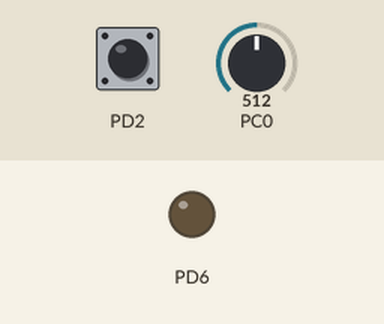
This program was run on a simulated ATmega328P, built with avr-gcc and emulated at 16 MHz. Parts: output pins drawn as LEDs (lit = HIGH). Inputs (shaded band) come from the test bench; at power-on: PD2 HIGH, PC0 = 512.

Above: at 1.2 s.
1.3 s: PD2 pulled LOW for 0.15 s
At 2.4 s:
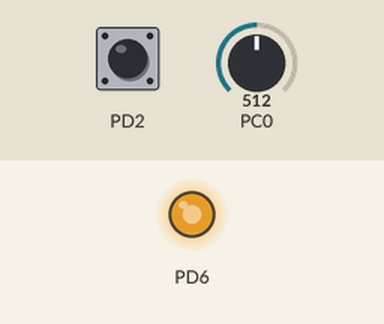
3.0 s: PC0 set to 74
4.5 s: PC0 set to 61
At 5.7 s:
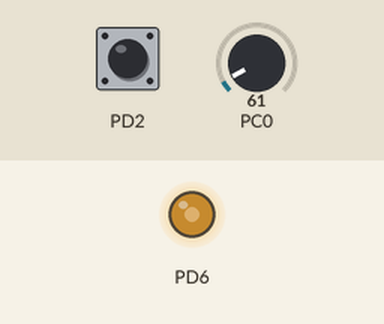
6.0 s: PC0 set to 25
At 7.0 s:
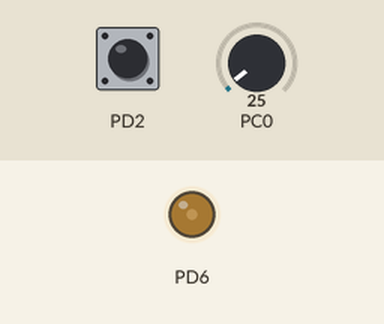
7.5 s: PC0 set to 122
At 8.2 s:
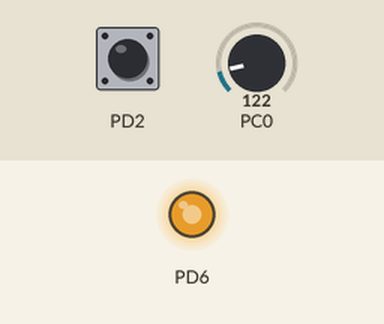
9.0 s: PC0 set to 15
At 9.3 s:
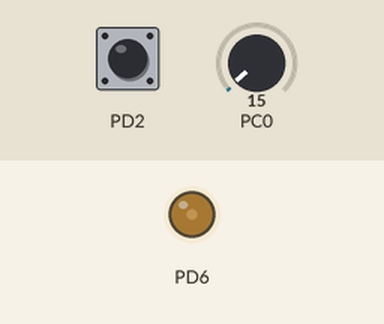
Timing chart, 0 to 11.5 s (numbered marks = the images above; inputs shaded):
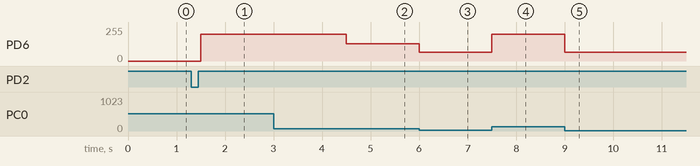

Measured:
- the behaviour switches between 70 and 69 on PC0 (found by bisection; images 1 and 2)
- after the input at 1.3 s, PD6: 0/255 → 200/255 after 0.20 s
- after the input at 3.0 s, every drawn part: stays the same
- after the input at 4.5 s, PD6: 200/255 → 128/255 at once
- after the input at 6.0 s, PD6: 128/255 → 64/255 at once
- after the input at 7.5 s, PD6: 64/255 → 200/255 at once
- after the input at 9.0 s, PD6: 200/255 → 64/255 at once

The program:

main.c
```c
//10. Objective: Write a program to create an automated cooling system using an LM35 sensor and a DC motor with manual power control.
//Requirements: The system must interface with an LM35 temperature sensor and a DC motor. A push-button must be used to toggle the entire system ON and OFF. When the system is ON, it should read the temperature and adjust the motor speed accordingly. At lower temperatures, the motor should run at a reduced speed, and at higher temperatures, the motor should automatically switch to a higher speed. The program logic for sensor reading, speed calculation, and motor control must be implemented using separate functions.


#define F_CPU 16000000UL
#include <avr/io.h>
#include <util/delay.h>

// -------- ADC INIT --------
void ADC_init()
{
	ADMUX = (1 << REFS0); // AVcc reference, ADC0
	ADCSRA = (1 << ADEN) | (1 << ADPS2) | (1 << ADPS1); // Enable ADC
}

// -------- READ TEMPERATURE --------
unsigned int read_ADC()
{
	ADCSRA |= (1 << ADSC); // Start conversion
	while (ADCSRA & (1 << ADSC)); // Wait
	return ADC;
}

// Convert ADC value to temperature (approx)
unsigned int get_temperature()
{
	unsigned int adc_val = read_ADC();
	unsigned int temp = adc_val / 2; // approx for LM35
	return temp;
}

// -------- MOTOR SPEED CONTROL --------
void set_speed(unsigned int temp)
{
	if(temp < 25)
	OCR0A = 64;    // low speed
	else if(temp < 35)
	OCR0A = 128;   // medium
	else
	OCR0A = 200;   // high speed
}

// -------- PWM INIT --------
void PWM_init()
{
	DDRD |= (1 << PD6); // OC0A output

	TCCR0A |= (1 << WGM00) | (1 << WGM01); // Fast PWM
	TCCR0A |= (1 << COM0A1);               // Non-inverting
	TCCR0B |= (1 << CS01) | (1 << CS00);   // Prescaler 64
}

int main()
{
	// Button setup
	DDRD &= ~(1 << PD2);
	PORTD |= (1 << PD2); // pull-up

	ADC_init();
	PWM_init();

	unsigned char system_on = 0;

	while(1)
	{
		// Button toggle
		if(!(PIND & (1 << PD2)))
		{
			_delay_ms(50);

			if(!(PIND & (1 << PD2)))
			{
				system_on ^= 1; // toggle ON/OFF

				while(!(PIND & (1 << PD2)));
				_delay_ms(50);
			}
		}

		if(system_on)
		{
			unsigned int temp = get_temperature();
			set_speed(temp);
		}
		else
		{
			OCR0A = 0; // motor OFF
		}
	}
}
```
